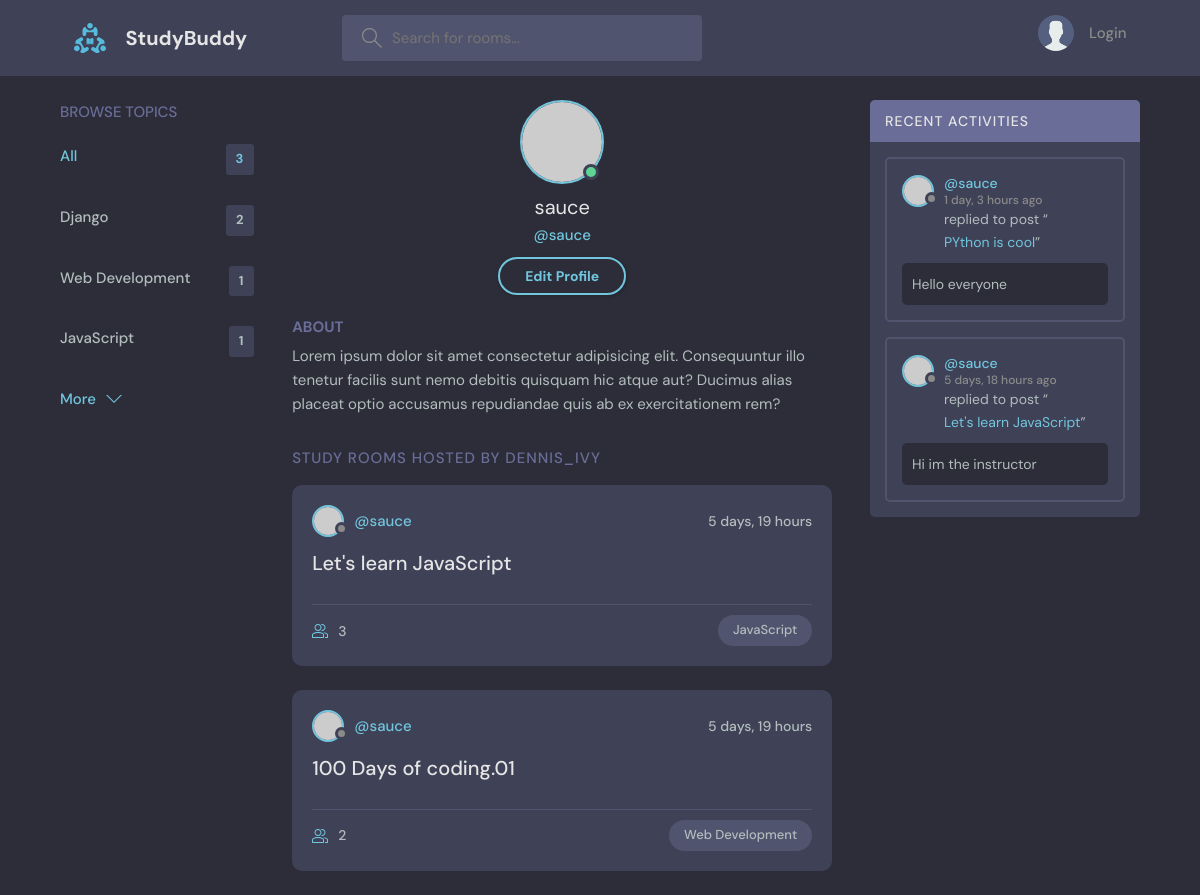
The app's page /profile/1/, older data.
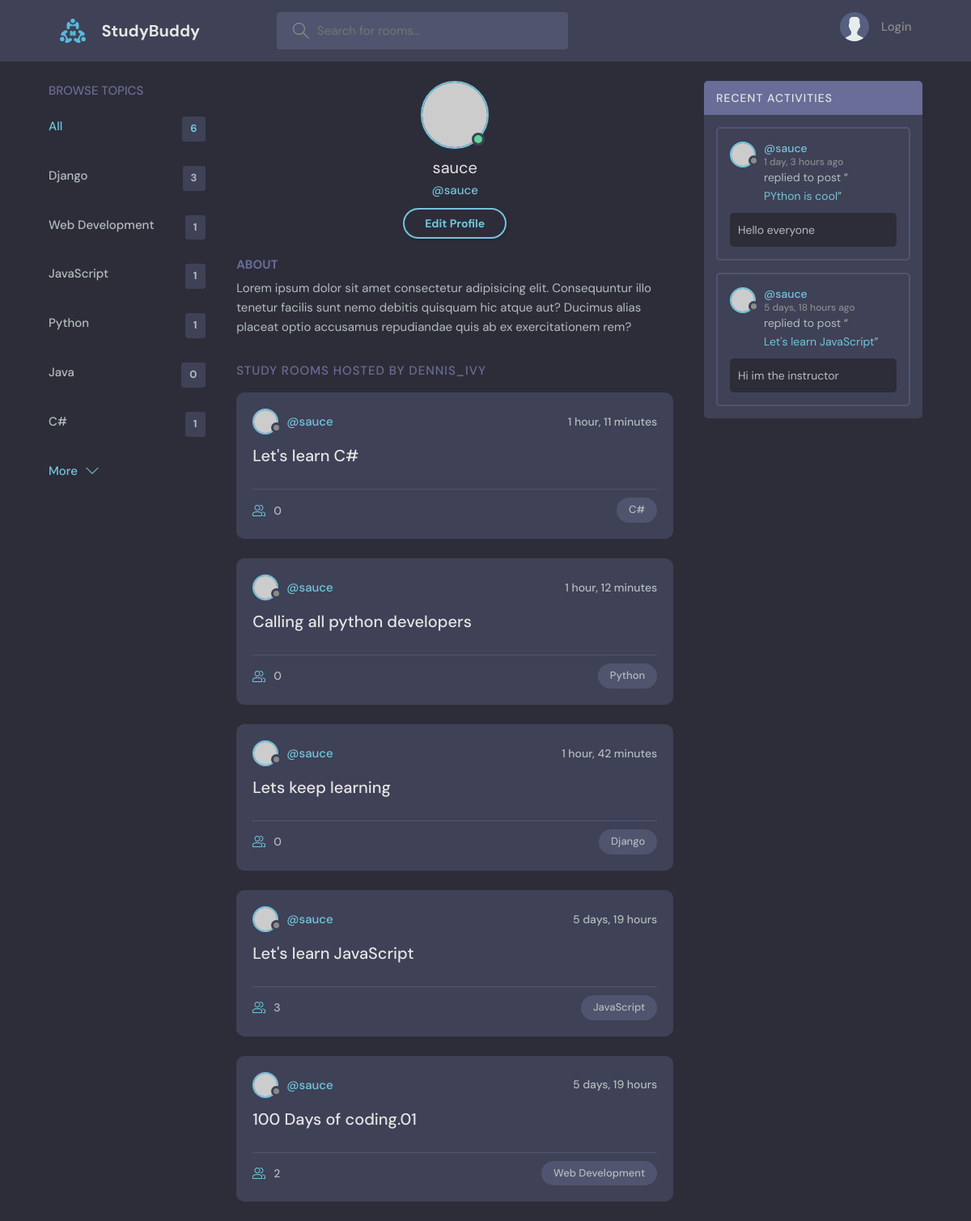
The same page, newer data.
### base/models.py (models this page shows, shortened)
class Topic(models.Model):
  name=models.CharField(max_length=200)
  class Meta:
    verbose_name="Topic"
    verbose_name_plural="Topics"

class Rooms(models.Model):
  host=models.ForeignKey(User,on_delete=models.CASCADE,null=True)
  topic=models.ForeignKey('Topic',on_delete=models.SET_NULL,null=True)
  name=models.CharField(max_length=200)
  description=models.TextField(null=True,blank=True)
  participants=models.ManyToManyField(User,related_name='participants',blank=True)
  created=models.DateTimeField(auto_now_add=True)
  updated=models.DateTimeField(auto_now=True)
  class Meta:
    ordering=['-updated','-created']
    verbose_name="Room"
    verbose_name_plural="Rooms"
    db_table="Room Table"
  def __str__(self):
    return self.name

class Messages(models.Model):
  user=models.ForeignKey(User,on_delete=models.CASCADE,null=True)
  room=models.ForeignKey(Rooms,on_delete=models.CASCADE)
  body=models.TextField()
  updated=models.DateTimeField(auto_now_add=True)
  created=models.DateTimeField(auto_now=True)
  class Meta:
    verbose_name="Message"
    verbose_name_plural="Messages"
    ordering=['-updated','-created']

### base/views.py (the view)
# urls.py: path('profile/<str:pk>/',views.userProfile,name='user-profile'),
def userProfile(request,pk):
  topics=models.Topic.objects.all()
  user=User.objects.get(id=pk)
  room_messages=user.messages_set.all()
  rooms=user.rooms_set.all()
  context={'user':user,
           'topics':topics,
           'room_messages':room_messages,
           'rooms':rooms
           }
  return render(request,'base/user_profile.html',context)

### base/templates/base/user_profile.html
{% extends 'main.html' %}
{% block content %}
  <main class="profile-page layout layout--3">
    <div class="container">
      {% include 'base/browse_topics_component.html'%}
      <div class="roomList">
        <div class="profile">
          <div class="profile__avatar">
            <div class="avatar avatar--large active">
              <img src="https://randomuser.me/api/portraits/men/11.jpg" />
            </div>
          </div>
          <div class="profile__info">
            <h3>{{user.username}}</h3>
            <p>@{{user.username}}</p>
            <a href="edit-user.html" class="btn btn--main btn--pill">Edit Profile</a>
          </div>
          <div class="profile__about">
            <h3>About</h3>
            <p>
              Lorem ipsum dolor sit amet consectetur adipisicing elit. Consequuntur illo tenetur
              facilis sunt nemo debitis quisquam hic atque aut? Ducimus alias placeat optio
              accusamus repudiandae quis ab ex exercitationem rem?
            </p>
          </div>
        </div>
        <div class="roomList__header">
          <div>
            <h2>Study Rooms Hosted by dennis_ivy</a>
            </h2>
          </div>
        </div>
        {% include 'base/rooms_component.html'%}
      </div>
      {% include 'base/activity_component.html'%}
    </div>
  </main>
{% endblock content %}

### templates/main.html (shortened to what this page needs)
<!DOCTYPE html>
{% load static %}
<html lang="en">
  <head>
    <link rel="stylesheet" href="{%static 'styles/style.css'%}" />
  </head>
  <body>
    {% include 'navigation.html'%}
    {% block content %}
    {% endblock %}
  </body>
</html>

### templates/navigation.html (shortened to what this page needs)
{% load static %}
<header class="header header--loggedIn">
  <div class="container">
    <a href="{% url 'home' %}" class="header__logo">
      <img src="{% static 'images/logo.svg'%}" />
      <h1>StudyBuddy</h1>
    </a>
    <form class="header__search" method="GET" action="{% url 'home' %}">
      <label>
        <input name="q" placeholder="Search for rooms..." />
      </label>
    </form>
    <nav class="header__menu">
      {% if request.user.is_authenticated %}
      <div class="header__user">
        <a href="profile.html">
          <div class="avatar avatar--medium active">
            <img src="https://randomuser.me/api/portraits/men/37.jpg" />
          </div>
          <p>{{request.user.username}} <span>@{{request.user.username}} </span></p>
        </a>
        <button class="dropdown-button">
          <svg version="1.1" xmlns="http://www.w3.org/2000/svg" width="32" height="32" viewBox="0 0 32 32">
            <title>chevron-down</title>
            <path d="M16 21l-13-13h-3l16 16 16-16h-3l-13 13z"></path>
          </svg>
        </button>
      </div>
      {% else %}
        <a href="{% url 'login' %}">
        <img src="{% static 'images/avatar.svg' %}" />
        <p>Login</p>
      </a>
      {% endif %}
    </nav>
  </div>
</header>

### base/templates/base/browse_topics_component.html
<div class="topics">
  <div class="topics__header">
    <h2>Browse Topics</h2>
  </div>
  <ul class="topics__list">
    <li>
      <a href="{% url 'home'%}" class="active">All <span>{{topics.count}}</span></a>
    </li>
    {% for topic in topics %}
    <li>
      <a href="{% url 'home' %}?q={{topic.name}}">{{topic.name}} <span>{{topic.rooms_set.all.count}}</span></a>
    </li>
    {% endfor %}
  </ul>
  <a class="btn btn--link" href="topics.html">
    More
    <svg version="1.1" xmlns="http://www.w3.org/2000/svg" width="32" height="32" viewBox="0 0 32 32">
      <title>chevron-down</title>
      <path d="M16 21l-13-13h-3l16 16 16-16h-3l-13 13z"></path>
    </svg>
  </a>
</div>

### base/templates/base/rooms_component.html (shortened to what this page needs)
{% for room in rooms %}
<div class="roomListRoom">
  <div class="roomListRoom__header">
    <a href="{% url 'user-profile' room.host.id %}" class="roomListRoom__author">
      <div class="avatar avatar--small">
        <img src="https://randomuser.me/api/portraits/women/11.jpg" />
      </div>
      <span>@{{room.host.username}}</span>
    </a>
    <div class="roomListRoom__actions">
      <span>{{room.created|timesince}}</span>
    </div>
  </div>
  <div class="roomListRoom__content">
    <a href="{% url 'room' room.id %}">{{room.name}}</a>
  </div>
  <div class="roomListRoom__meta">
    <a href="{% url 'room' room.id %}"class="roomListRoom__joined">
      {{room.participants.all.count}}
    </a>
    <p class="roomListRoom__topic">{{room.topic.name}}</p>
  </div>
</div>
{% endfor %}

### base/templates/base/activity_component.html (shortened to what this page needs)
<div class="activities">
          <div class="activities__header">
            <h2>Recent Activities</h2>
          </div>
          {% for message in room_messages %}
          <div class="activities__box">
            <div class="activities__boxHeader roomListRoom__header">
              <a href="{%url 'user-profile' message.user.id %}" class="roomListRoom__author">
                <div class="avatar avatar--small">
                  <img src="https://randomuser.me/api/portraits/women/11.jpg" />
                </div>
                <p>
                  @{{ message.user }}
                  <span>{{message.created|timesince}} ago</span>
                </p>
              </a>
            </div>
            <div class="activities__boxContent">
              <p>replied to post “<a href="{% url 'room' message.room.id %}">{{message.room}}</a>”</p>
              <div class="activities__boxRoomContent">
                {{message.body}}
              </div>
            </div>
          </div>
          {% endfor %}
        </div>

Row changes from the older to the newer data that the page shows:
computed for Topic "Django": rooms_set.all.count "2" → "3"
added Topic: name "Python", rooms_set.all.count "1"
added Topic: name "Java", rooms_set.all.count "0"
added Topic: name "C#", rooms_set.all.count "1"
added Rooms: host.username "sauce", created "1 hour, 11 minutes", name "Let's learn C#", participants.all.count "0", topic.name "C#"
added Rooms: host.username "sauce", created "1 hour, 12 minutes", name "Calling all python developers", participants.all.count "0", topic.name "Python"
added Rooms: host.username "sauce", created "1 hour, 42 minutes", name "Lets keep learning", participants.all.count "0", topic.name "Django"
Text that changed along with them:
{{ topics.count }}: "3" → "6"
